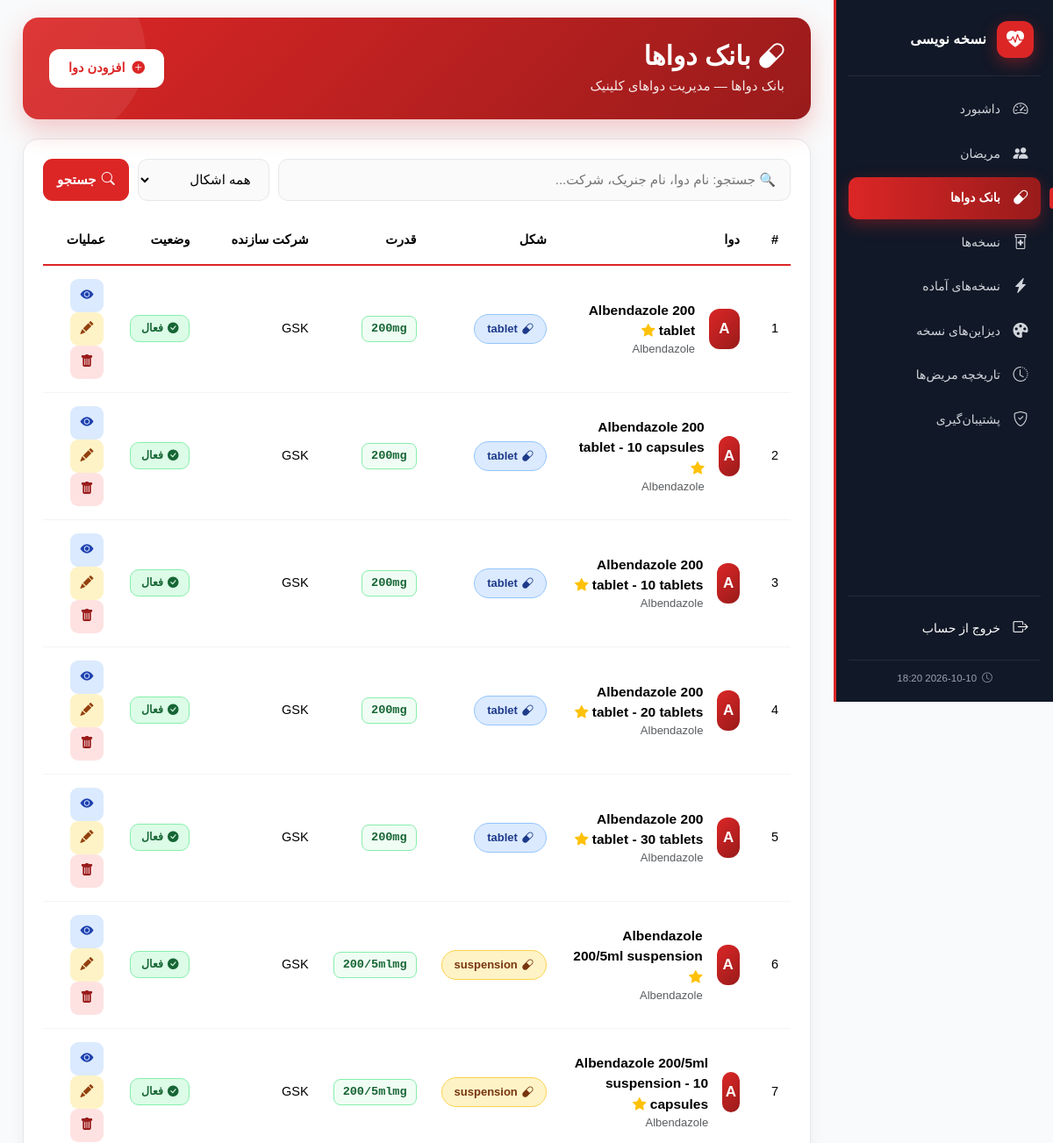
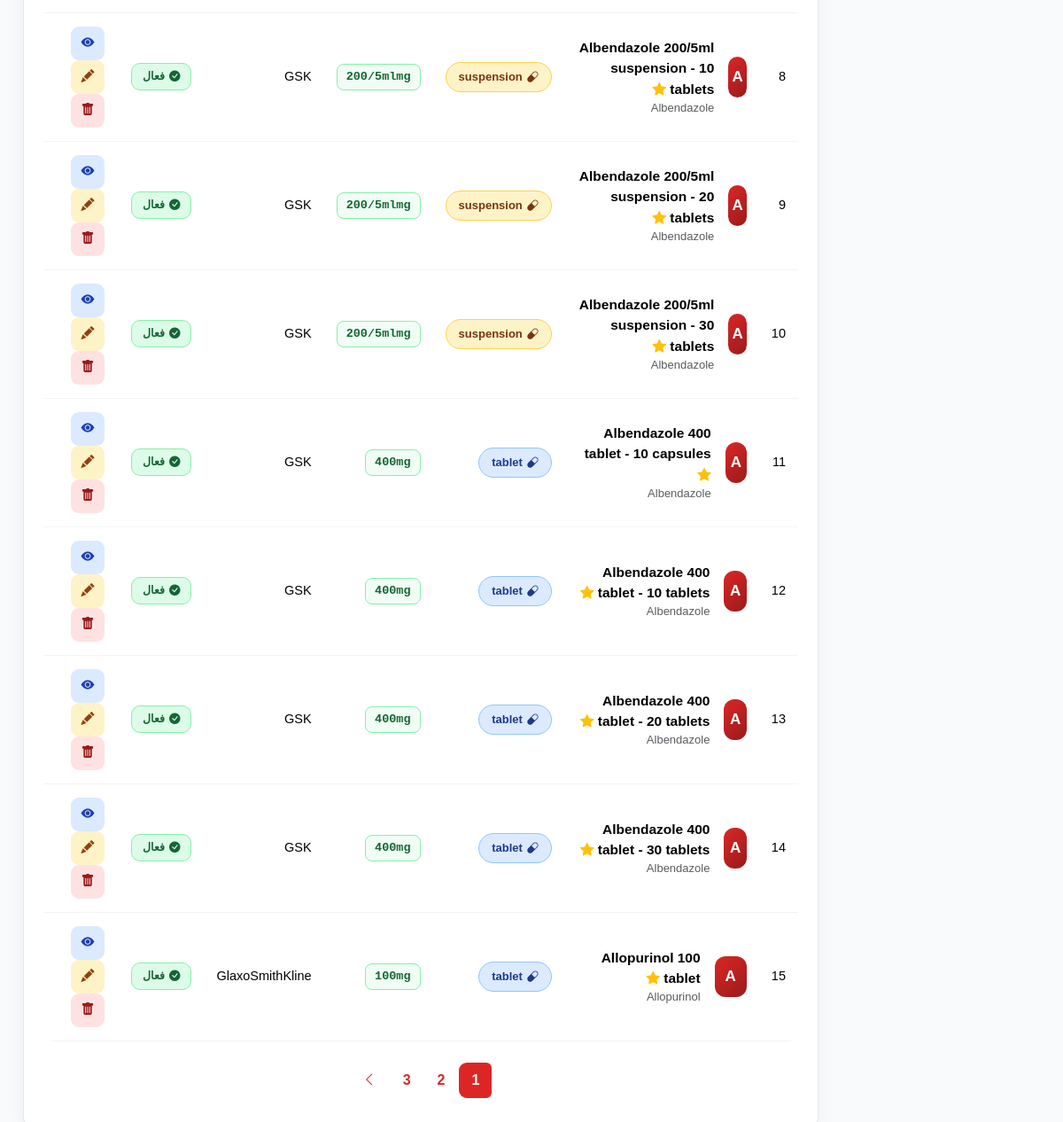
/medicine/medications/ (signed in), run on the app's committed database (2 pictures, top to bottom).
### apps/medicine/models.py (models this page shows, shortened)
class Medication(models.Model):
    class Form(models.TextChoices):
        TABLET      = "tablet",      "tablet"
        CAPSULE     = "capsule",     "capsule"
        SYRUP       = "syrup",       "syrup"
        SUSPENSION  = "suspension",  "suspension"
        INJECTION   = "injection",   "injection"
        DROPS       = "drops",       "drops"
        OINTMENT    = "ointment",    "ointment"
        CREAM       = "cream",       "cream"
        GEL         = "gel",         "gel"
        SPRAY       = "spray",       "spray"
        INHALER     = "inhaler",     "inhaler"
        SUPPOSITORY = "suppository", "suppository"
        POWDER      = "powder",      "powder"
        OTHER       = "other",       "other"
    class Unit(models.TextChoices):
        MG    = "mg",    "mg"
        G     = "g",     "g"
        ML    = "ml",    "ml"
        L     = "l",     "l"
        IU    = "IU",    "IU"
        MCG   = "mcg",   "mcg"
        DROP  = "drop",  "drop"
        PUFF  = "puff",  "puff"
        OTHER = "other", "other"
    name = models.CharField(max_length=200, verbose_name="نام دوا", db_index=True)
    generic_name = models.CharField(max_length=200, blank=True, verbose_name="نام جنریک", db_index=True)
    form = models.CharField(max_length=20, choices=Form.choices, default=Form.TABLET, verbose_name="شکل دوا")
    strength = models.CharField(max_length=50, blank=True, verbose_name="قدرت")
    unit = models.CharField(max_length=10, choices=Unit.choices, default=Unit.MG, blank=True, verbose_name="واحد")
    manufacturer = models.CharField(max_length=150, blank=True, verbose_name="شرکت سازنده")
    default_dose = models.CharField(
        max_length=50, blank=True,
        verbose_name="Default Dose (دوز پیش‌فرض)",
        help_text="مثال: 1 Tablet, 2 Capsules, 5 ml"
    )
    default_frequency = models.CharField(
        max_length=50, blank=True,
        verbose_name="Default Frequency (دفعات پیش‌فرض)",
        help_text="مثال: 2x, 3x, q8h — یا متن دلخواه"
    )
    default_timing = models.CharField(
        max_length=50, blank=True,
        verbose_name="Default Timing (زمان مصرف پیش‌فرض)",
        help_text="مثال: after_meal, at_bedtime — یا متن دلخواه"
    )
    default_route = models.CharField(
        max_length=50, blank=True, default="oral",
        verbose_name="Default Route (طریقه مصرف پیش‌فرض)",
        help_text="مثال: oral, topical, injection — یا متن دلخواه"
    )
    default_duration = models.CharField(
        max_length=50, blank=True,
        verbose_name="Default Duration (مدت پیش‌فرض)",
        help_text="مثال: 3 Days, 7 Days, 1 Month"
    )
    is_active = models.BooleanField(default=True, verbose_name="فعال است")
    is_favorite = models.BooleanField(default=False, verbose_name="دوا پرکاربرد")
    created_at = models.DateTimeField(auto_now_add=True, null=True, blank=True)
    updated_at = models.DateTimeField(auto_now=True, null=True, blank=True)
    class Meta:
        verbose_name = "دوا"
        verbose_name_plural = "بانک دواها"
        ordering = ["name"]
        indexes = [
            models.Index(fields=["name"]),
            models.Index(fields=["generic_name"]),
            models.Index(fields=["is_active"]),
            models.Index(fields=["is_active", "is_favorite"]),
        ]
    @property
    def full_name(self):
        parts = [self.name]
        if self.strength:
            parts.append(f"{self.strength}{self.unit}")
        return " ".join(parts)

### apps/medicine/views.py (the view, shortened to what this page needs)
# urls.py: path('medications/', views.medication_list, name='medication_list'),
def medication_list(request):
    return _render_medication_list(request)

### apps/medicine/templates/medicine/medication_list.html (shortened to what this page needs)
{% extends 'base.html' %}
{% load static %}
{% block content %}
<div class="page-header">
    <div>
        <h1><i class="bi bi-capsule"></i> {{ page_title }}</h1>
        <p>بانک دواها — مدیریت دواهای کلینیک</p>
    </div>
    <button class="btn-add" data-bs-toggle="modal" data-bs-target="#medicationModal" onclick="resetForm()">
        <i class="bi bi-plus-circle-fill"></i>
        افزودن دوا
    </button>
</div>
<div class="card-box">
    <form method="get" class="filter-bar">
        <input type="text" name="search" value="{{ search_query }}"
               placeholder="🔍 جستجو: نام دوا، نام جنریک، شرکت...">
        <select name="form">
            <option value="">همه اشکال</option>
        </select>
        <button type="submit" class="btn-search">
            <i class="bi bi-search"></i> جستجو
        </button>
    </form>
    <div class="table-responsive">
        <table class="table">
            <thead>
                <tr>
                    <th>#</th>
                    <th>دوا</th>
                    <th>شکل</th>
                    <th>قدرت</th>
                    <th>شرکت سازنده</th>
                    <th>وضعیت</th>
                    <th>عملیات</th>
                </tr>
            </thead>
            <tbody>
                {% for med in medications %}
                <tr>
                    <td data-label="#">{{ forloop.counter0|add:medications.start_index }}</td>
                    <td data-label="دوا">
                        <div class="d-flex align-items-center gap-3">
                            <div class="avatar {% if med.is_favorite %}avatar-female{% else %}avatar-male{% endif %}">
                                {{ med.name|first|upper }}
                            </div>
                            <div>
                                <div class="med-name">
                                    {{ med.name }}
                                    {% if med.is_favorite %}
                                        <i class="bi bi-star-fill text-warning" title="پرکاربرد"></i>
                                    {% endif %}
                                </div>
                                <div class="med-sub text-muted">
                                    {% if med.generic_name %}{{ med.generic_name }}{% else %}—{% endif %}
                                </div>
                            </div>
                        </div>
                    </td>
                    <td data-label="شکل">
                        <span class="badge-form {{ med.form }}">
                            <i class="bi bi-capsule"></i> {{ med.get_form_display }}
                        </span>
                    </td>
                    <td data-label="قدرت">
                        {% if med.strength %}
                            <span class="badge-strength">{{ med.strength }}{{ med.unit }}</span>
                        {% else %}
                            <span class="text-muted">—</span>
                        {% endif %}
                    </td>
                    <td data-label="شرکت سازنده">
                        {% if med.manufacturer %}
                            {{ med.manufacturer }}
                        {% else %}
                            <span class="text-muted">—</span>
                        {% endif %}
                    </td>
                    <td data-label="وضعیت">
                        {% if med.is_active %}
                            <span class="badge-status active">
                                <i class="bi bi-check-circle-fill"></i> فعال
                            </span>
                        {% else %}
                            <span class="badge-status inactive">
                                <i class="bi bi-x-circle-fill"></i> غیرفعال
                            </span>
                        {% endif %}
                    </td>
                    <td data-label="عملیات">
                        <button class="action-btn btn-view"
                                onclick="viewMedication({{ med.id }})"
                                title="مشاهده جزئیات">
                            <i class="bi bi-eye-fill"></i>
                        </button>
                        <button class="action-btn btn-edit"
                                onclick="editMedication({{ med.id }})"
                                title="ویرایش">
                            <i class="bi bi-pencil-fill"></i>
                        </button>
                        <button class="action-btn btn-delete"
                                onclick="confirmDelete({{ med.id }}, '{{ med.full_name|escapejs }}')"
                                title="حذف">
                            <i class="bi bi-trash-fill"></i>
                        </button>
                    </td>
                </tr>
                {% endfor %}
            </tbody>
        </table>
    </div>
    {% if medications.has_other_pages %}
    <nav class="mt-4">
        <ul class="pagination justify-content-center">
            {% for num in medications.paginator.page_range %}
                {% if medications.number == num %}
                    <li class="page-item active"><span class="page-link">{{ num }}</span></li>
                {% elif num > medications.number|add:-3 and num < medications.number|add:3 %}
                    <li class="page-item">
                        <a class="page-link" href="?page={{ num }}{% if search_query %}&search={{ search_query }}{% endif %}{% if form_filter %}&form={{ form_filter }}{% endif %}">{{ num }}</a>
                    </li>
                {% endif %}
            {% endfor %}
            {% if medications.has_next %}
                <li class="page-item">
                    <a class="page-link" href="?page={{ medications.next_page_number }}{% if search_query %}&search={{ search_query }}{% endif %}{% if form_filter %}&form={{ form_filter }}{% endif %}">
                        <i class="bi bi-chevron-left"></i>
                    </a>
                </li>
            {% endif %}
        </ul>
    </nav>
    {% endif %}
</div>
{% endblock %}

### templates/base.html (style rules this page uses)
:root { --red: #dc2626; --red-dark: #991b1b; --red-light: #fee2e2; --red-soft: #fef2f2; --ink: #1f2937; --muted: #6b7280; --border: #e5e7eb; --bg: #f9fafb; --sidebar-w: 250px; --sidebar-collapsed-w: 78px; }
* { font-family: 'Vazirmatn', Tahoma, sans-serif; }
html, body { height: 100%; }
body { background: var(--bg); min-height: 100vh; margin: 0; color: var(--ink); }
.page-header { background: linear-gradient(135deg, var(--red) 0%, var(--red-dark) 100%); color: white; border-radius: 18px; padding: 26px 30px; margin-bottom: 22px; box-shadow: 0 12px 30px rgba(220,38,38,0.25); display: flex; justify-content: space-between; align-items: center; flex-wrap: wrap; gap: 15px; position: relative; overflow: hidden; }
.page-header::after { content: ''; position: absolute; top: -60px; left: -60px; width: 200px; height: 200px; background: rgba(255,255,255,0.08); border-radius: 50%; }
.page-header h1 { font-size: 26px; font-weight: 800; margin: 0; }
.page-header p { margin: 5px 0 0; opacity: 0.9; font-size: 13.5px; }
.btn-add { background: white; color: var(--red); border: none; padding: 11px 22px; border-radius: 12px; font-weight: 700; font-size: 14.5px; display: inline-flex; align-items: center; gap: 8px; transition: all 0.2s; text-decoration: none; position: relative; z-index: 1; }
.card-box { background: white; border-radius: 18px; padding: 22px; box-shadow: 0 4px 20px rgba(0,0,0,0.05); border: 1px solid var(--border); }
.filter-bar { display: flex; gap: 10px; flex-wrap: wrap; margin-bottom: 18px; }
.filter-bar input, .filter-bar select { border-radius: 11px; border: 1.5px solid var(--border); padding: 10px 14px; font-size: 13.5px; transition: all 0.2s; background: #fafafa; }
.filter-bar input { flex: 1; min-width: 200px; }
.filter-bar select { min-width: 150px; }
.btn-search { background: var(--red); color: white; border: none; padding: 10px 22px; border-radius: 11px; font-weight: 600; display: inline-flex; align-items: center; gap: 6px; }
.table-responsive { border-radius: 12px; overflow: hidden; }
.table { margin: 0; font-size: 13.5px; }
.table thead { background: var(--red-soft); color: var(--red-dark); border-bottom: 2px solid var(--red); }
.table thead th { border: none; padding: 14px 12px; font-weight: 700; text-align: right; white-space: nowrap; }
.table tbody tr { transition: background 0.15s; border-bottom: 1px solid #f3f4f6; }
.table tbody td { padding: 13px 12px; vertical-align: middle; text-align: right; }
.avatar { width: 40px; height: 40px; border-radius: 12px; background: linear-gradient(135deg, var(--red), var(--red-dark)); color: white; display: inline-flex; align-items: center; justify-content: center; font-weight: 700; font-size: 15px; }
.action-btn { width: 34px; height: 34px; border-radius: 9px; border: none; display: inline-flex; align-items: center; justify-content: center; font-size: 14px; transition: all 0.15s; margin: 0 2px; }
.btn-edit { background: #fef3c7; color: #92400e; }
.btn-delete { background: var(--red-light); color: var(--red-dark); }
.pagination .page-link { border: none; border-radius: 9px; margin: 0 3px; color: var(--red); font-weight: 600; padding: 8px 14px; }
.pagination .active .page-link { background: var(--red); color: white; }

### data on the page
Medication: name|first "A", name "Albendazole 200 tablet", is_favorite True (drawn), generic_name "Albendazole", form "tablet", strength "200", unit "mg", manufacturer "GSK", is_active True (drawn)
Medication: name|first "A", name "Albendazole 200 tablet - 10 capsules", is_favorite True (drawn), generic_name "Albendazole", form "tablet", strength "200", unit "mg", manufacturer "GSK", is_active True (drawn)
Medication: name|first "A", name "Albendazole 200 tablet - 10 tablets", is_favorite True (drawn), generic_name "Albendazole", form "tablet", strength "200", unit "mg", manufacturer "GSK", is_active True (drawn)
Medication: name|first "A", name "Albendazole 200 tablet - 20 tablets", is_favorite True (drawn), generic_name "Albendazole", form "tablet", strength "200", unit "mg", manufacturer "GSK", is_active True (drawn)
Medication: name|first "A", name "Albendazole 200 tablet - 30 tablets", is_favorite True (drawn), generic_name "Albendazole", form "tablet", strength "200", unit "mg", manufacturer "GSK", is_active True (drawn)
Medication: name|first "A", name "Albendazole 200/5ml suspension", is_favorite True (drawn), generic_name "Albendazole", form "suspension", strength "200/5ml", unit "mg", manufacturer "GSK", is_active True (drawn)
Medication: name|first "A", name "Albendazole 200/5ml suspension - 10 capsules", is_favorite True (drawn), generic_name "Albendazole", form "suspension", strength "200/5ml", unit "mg", manufacturer "GSK", is_active True (drawn)
Medication: name|first "A", name "Albendazole 200/5ml suspension - 10 tablets", is_favorite True (drawn), generic_name "Albendazole", form "suspension", strength "200/5ml", unit "mg", manufacturer "GSK", is_active True (drawn)
Medication: name|first "A", name "Albendazole 200/5ml suspension - 20 tablets", is_favorite True (drawn), generic_name "Albendazole", form "suspension", strength "200/5ml", unit "mg", manufacturer "GSK", is_active True (drawn)
Medication: name|first "A", name "Albendazole 200/5ml suspension - 30 tablets", is_favorite True (drawn), generic_name "Albendazole", form "suspension", strength "200/5ml", unit "mg", manufacturer "GSK", is_active True (drawn)
Medication: name|first "A", name "Albendazole 400 tablet - 10 capsules", is_favorite True (drawn), generic_name "Albendazole", form "tablet", strength "400", unit "mg", manufacturer "GSK", is_active True (drawn)
Medication: name|first "A", name "Albendazole 400 tablet - 10 tablets", is_favorite True (drawn), generic_name "Albendazole", form "tablet", strength "400", unit "mg", manufacturer "GSK", is_active True (drawn)
Medication: name|first "A", name "Albendazole 400 tablet - 20 tablets", is_favorite True (drawn), generic_name "Albendazole", form "tablet", strength "400", unit "mg", manufacturer "GSK", is_active True (drawn)
Medication: name|first "A", name "Albendazole 400 tablet - 30 tablets", is_favorite True (drawn), generic_name "Albendazole", form "tablet", strength "400", unit "mg", manufacturer "GSK", is_active True (drawn)
Medication: name|first "A", name "Allopurinol 100 tablet", is_favorite True (drawn), generic_name "Allopurinol", form "tablet", strength "100", unit "mg", manufacturer "GlaxoSmithKline", is_active True (drawn)

### other printed values
{{ page_title }} "بانک دواها"
{{ num }} "1"
{{ num }} "2" "3"
